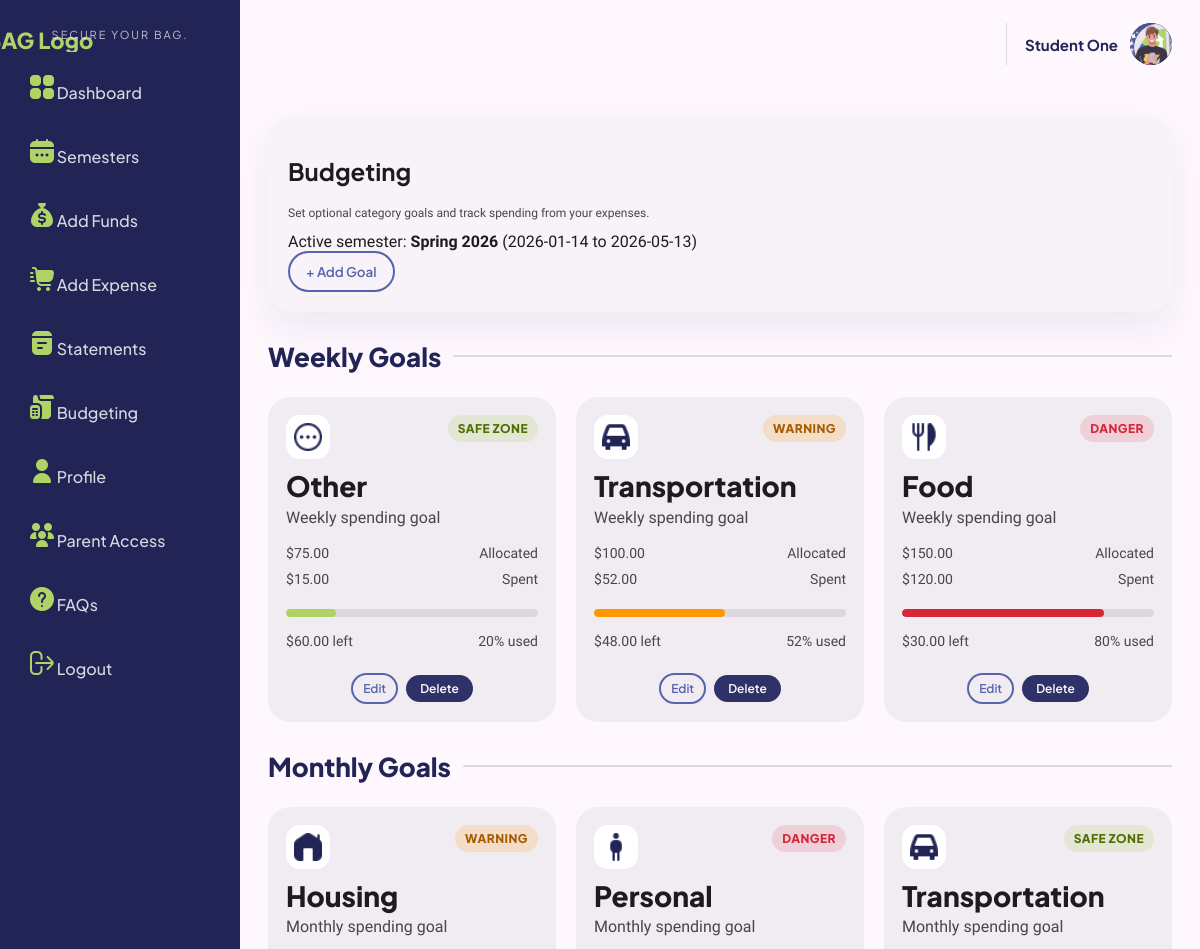
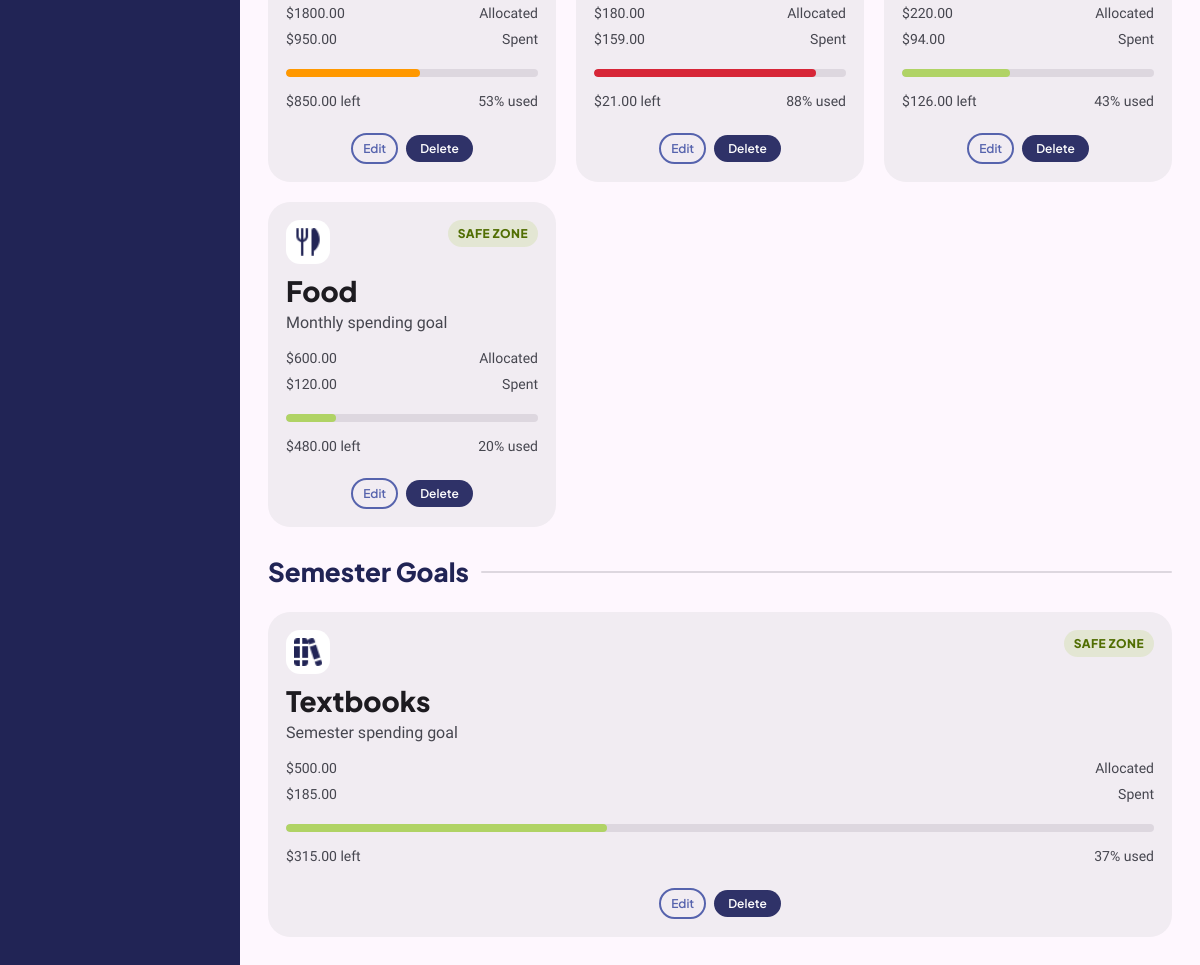
The page /budgeting (signed in) on the database its author committed (2 pictures, top to bottom).
### tables this page shows
CREATE TABLE profiles (
  user_id INTEGER PRIMARY KEY,
  display_name TEXT,
  state TEXT,
  school TEXT,
  student_status TEXT,
  major_program TEXT, 
  profile_image TEXT,
  default_semester_weeks INTEGER NOT NULL DEFAULT 16,
  FOREIGN KEY (user_id) REFERENCES users(id) ON DELETE CASCADE
);

CREATE TABLE semesters (
  id INTEGER PRIMARY KEY AUTOINCREMENT,
  user_id INTEGER NOT NULL,
  name TEXT NOT NULL,
  term TEXT,
  year INTEGER,
  start_date TEXT NOT NULL,
  end_date TEXT NOT NULL,
  weeks INTEGER NOT NULL,
  created_at TEXT NOT NULL DEFAULT (datetime('now')),
  FOREIGN KEY (user_id) REFERENCES users(id) ON DELETE CASCADE
);

CREATE TABLE budget_goals (
  id INTEGER PRIMARY KEY AUTOINCREMENT,
  user_id INTEGER NOT NULL,
  semester_id INTEGER NOT NULL,
  category_id INTEGER NOT NULL,
  duration TEXT NOT NULL CHECK (duration IN ('weekly', 'monthly', 'semester')),
  goal_cents INTEGER NOT NULL CHECK (goal_cents > 0),
  start_date TEXT NOT NULL,
  end_date TEXT NOT NULL,
  is_active INTEGER NOT NULL DEFAULT 1,
  created_at TEXT NOT NULL DEFAULT (datetime('now')),
  updated_at TEXT NOT NULL DEFAULT (datetime('now')),
  FOREIGN KEY (user_id) REFERENCES users(id) ON DELETE CASCADE,
  FOREIGN KEY (semester_id) REFERENCES semesters(id) ON DELETE CASCADE,
  FOREIGN KEY (category_id) REFERENCES categories(id) ON DELETE CASCADE
);

CREATE TABLE categories (
  id INTEGER PRIMARY KEY AUTOINCREMENT,
  user_id INTEGER NOT NULL,
  name TEXT NOT NULL,
  created_at TEXT NOT NULL DEFAULT (datetime('now')),
  UNIQUE(user_id, name),
  FOREIGN KEY (user_id) REFERENCES users(id) ON DELETE CASCADE
);

### app/routes/categories.py (the view, shortened to what this page needs)
@bp.route("/budgeting", methods=["GET", "POST"])
@login_required
def categories():
    db = get_db()
    uid = current_user_id()
    sid = active_semester_id()
    ensure_default_categories(db, uid)
    semester = None
    if sid is not None:
        semester = db.execute(
            """
            SELECT *
            FROM semesters
            WHERE id = ? AND user_id = ?
            """,
            (sid, uid),
        ).fetchone()
    categories = db.execute(
        """
        SELECT id, name
        FROM categories
        WHERE user_id = ?
        ORDER BY
          CASE name
            WHEN 'Food' THEN 1
            WHEN 'Health' THEN 2
            WHEN 'Housing' THEN 3
            WHEN 'Other' THEN 4
            WHEN 'Personal' THEN 5
            WHEN 'School Supplies' THEN 6
            WHEN 'Textbooks' THEN 7
            WHEN 'Transportation' THEN 8
            ELSE 99
          END,
          name ASC
        """,
        (uid,),
    ).fetchall()
    goals_raw = db.execute(
        """
        SELECT
            bg.id,
            bg.duration,
            bg.goal_cents,
            bg.start_date,
            bg.end_date,
            c.name AS category_name,
            c.id AS category_id,
            COALESCE(SUM(t.amount_cents), 0) AS spent_cents
        FROM budget_goals bg
        JOIN categories c
          ON c.id = bg.category_id
        LEFT JOIN transactions t
        ON t.user_id = bg.user_id
        AND t.semester_id = bg.semester_id
        AND t.category_id = bg.category_id
        AND t.type = 'expense'
        AND date(t.date) BETWEEN date(bg.start_date) AND date(bg.end_date)
        WHERE bg.user_id = ?
          AND bg.semester_id = ?
          AND bg.is_active = 1
        GROUP BY
            bg.id,
            bg.duration,
            bg.goal_cents,
            bg.start_date,
            bg.end_date,
            c.name,
            c.id
        ORDER BY bg.created_at DESC, bg.id DESC
        """,
        (uid, sid or -1),
    ).fetchall()
    goals = []
    for g in goals_raw:
        goal_cents = g["goal_cents"] or 0
        spent_cents = g["spent_cents"] or 0
        remaining_cents = max(goal_cents - spent_cents, 0)
        over_cents = max(spent_cents - goal_cents, 0)
        percent = 0
        if goal_cents > 0:
            percent = round((spent_cents / goal_cents) * 100)
        if percent <= 50:
            status = "SAFE ZONE"
            status_class = "safe"
        elif percent <= 70:
            status = "WARNING"
            status_class = "warning"
        else:
            status = "DANGER"
            status_class = "danger"
        category_name = (g["category_name"] or "").strip().lower()
        icon_file = {
            "food": "foodicon.png",
            "health": "healthicon.png",
            "housing": "housingicon.png",
            "other": "othericon.png",
            "personal": "personalicon.png",
            "school supplies": "suppliesicon.png",
            "textbooks": "booksicon.png",
            "transportation": "transportationicon.png",
        }.get(category_name, "othericon.png")
        subtitle_map = {
            "weekly": "Weekly spending goal",
            "monthly": "Monthly spending goal",
            "semester": "Semester spending goal",
        }
        goals.append(
            {
                "id": g["id"],
                "category_id": g["category_id"],
                "category_name": g["category_name"],
                "duration": g["duration"].title(),
                "duration_value": g["duration"],
                "goal_cents": goal_cents,
                "goal_amount": f"{goal_cents / 100:.2f}",
                "spent_cents": spent_cents,
                "remaining_cents": remaining_cents,
                "over_cents": over_cents,
                "percent": min(percent, 100),
                "status": status,
                "status_class": status_class,
                "start_date": g["start_date"],
                "end_date": g["end_date"],
                "icon_file": icon_file,
                "subtitle": subtitle_map.get(g["duration"], "Spending goal"),
            }
        )
    goals_by_duration = {
        "weekly": [],
        "monthly": [],
        "semester": [],
    }
    for goal in goals:
        goals_by_duration[goal["duration"].lower()].append(goal)
    return render_template(
        "categories.html",
        categories=categories,
        goals=goals,
        goals_by_duration=goals_by_duration,
        semester=semester,
        active_semester_id=sid,
    )

### app/templates/categories.html (shortened to what this page needs)
{% extends "base.html" %}
{% block extra_css %}
<link rel="stylesheet" href="{{ url_for('static', filename='css/categoriesstyle.css') }}">
{% endblock %}
{% block content %}
<div class="budgeting-page">
  <div class="budgeting-header card">
    <div>
      <h2>Budgeting</h2>
      <p class="hint">
        Set optional category goals and track spending from your expenses.
      </p>
      {% if semester %}
        <div class="budgeting-semester-pill">
          Active semester:
          <strong>{{ semester.name }}</strong>
          <span class="budgeting-semester-dates">
            ({{ semester.start_date }} to {{ semester.end_date }})
          </span>
        </div>
      {% else %}
        <div class="budgeting-warning">
          No active semester selected. Please choose one before creating goals.
        </div>
      {% endif %}
    </div>
    <div class="budgeting-header-actions">
      <button type="button" class="btn secondary" onclick="openCreateGoalForm()">
        + Add Goal
      </button>
    </div>
  </div>
  {% if goals %}
    {% set sections = [
      ("Weekly Goals", goals_by_duration.weekly),
      ("Monthly Goals", goals_by_duration.monthly),
      ("Semester Goals", goals_by_duration.semester)
    ] %}
    {% for section_title, section_goals in sections %}
      {% if section_goals %}
        <section class="budget-goal-section">
          <div class="budget-goal-section-header">
            <h3>{{ section_title }}</h3>
            <div class="section-line"></div>
          </div>
          <div class="budget-goals-grid">
            {% for goal in section_goals %}
              <div class="budget-goal-tile">
                <div class="budget-goal-top">
                  <div class="budget-goal-icon">
                    <img
                      src="{{ url_for('static', filename='images/icons/' ~ (goal.icon_file or 'othericon.png')) }}"
                      alt="{{ goal.category_name }}">
                  </div>
                  <div class="budget-goal-status {{ goal.status_class }}">
                    {{ goal.status }}
                  </div>
                </div>
                <div class="budget-goal-name">{{ goal.category_name }}</div>
                <div class="budget-goal-subtitle">{{ goal.subtitle }}</div>
                <div class="budget-goal-meta-row">
                  <span>${{ "%.2f"|format(goal.goal_cents / 100) }}</span>
                  <span>Allocated</span>
                </div>
                <div class="budget-goal-meta-row">
                  <span>${{ "%.2f"|format(goal.spent_cents / 100) }}</span>
                  <span>Spent</span>
                </div>
                <div class="budget-progress">
                  <div
                    class="budget-progress-bar {{ goal.status_class }}"
                    style="width: {{ goal.percent }}%;">
                  </div>
                </div>
                <div class="budget-goal-meta-row budget-goal-bottom-row">
                  <span>
                    {% if goal.over_cents > 0 %}
                      Over by ${{ "%.2f"|format(goal.over_cents / 100) }}
                    {% else %}
                      ${{ "%.2f"|format(goal.remaining_cents / 100) }} left
                    {% endif %}
                  </span>
                  <span>{{ goal.percent }}% used</span>
                </div>
                <div class="budget-goal-actions">
                  <button
                    type="button"
                    class="btn secondary small"
                    onclick="openEditGoalForm(
                      '{{ goal.id }}',
                      '{{ goal.category_id }}',
                      '{{ goal.duration_value }}',
                      '{{ goal.goal_amount }}'
                    )">
                    Edit
                  </button>
                  <form method="post" onsubmit="return confirm('Delete this budget goal?');">
                    <button class="btn delete-blue small" type="submit">
  Delete
</button>
                  </form>
                </div>
              </div>
            {% endfor %}
          </div>
        </section>
      {% endif %}
    {% endfor %}
  {% endif %}
</div>
{% endblock %}

### app/templates/base.html (shortened to what this page needs)
<!doctype html>
<html lang="en">
<head>
  <link rel="stylesheet" href="{{ url_for('static', filename='css/style.css') }}">
  {% block extra_css %}{% endblock %}
</head>
<body>
  <div class="app-shell">
    {% if session.get('user_id') %}
    <aside class="sidebar">
      <div class="sidebar-brand">
        <a href="{{ url_for('home.welcome') }}" class="logo">
          <img src="{{ url_for('static', filename='images/logos/BagLogoNewCorner.png') }}" alt="BAG Logo" class="sidebar-logo">
        </a>
        <div class="sidebar-tagline">SECURE YOUR BAG.</div>
      </div>
      <nav class="sidebar-nav">
  {% if session.get('user_role') == 'student' %}
    <a href="{{ url_for('dashboard.dashboard') }}" class="nav-link">
      <img src="{{ url_for('static', filename='images/icons/dashboardicon.png') }}" class="nav-icon">
      <span>Dashboard</span>
    </a>
    <a href="{{ url_for('semesters.semesters') }}" class="nav-link">
      <img src="{{ url_for('static', filename='images/icons/calendaricon.png') }}" class="nav-icon">
      <span>Semesters</span>
    </a>
    <a href="{{ url_for('aid.aid_new') }}" class="nav-link">
      <img src="{{ url_for('static', filename='images/icons/fundsicon.png') }}" class="nav-icon">
      <span>Add Funds</span>
    </a>
    <a href="{{ url_for('transactions.transaction_new') }}" class="nav-link">
      <img src="{{ url_for('static', filename='images/icons/expenseicon.png') }}" class="nav-icon">
      <span>Add Expense</span>
    </a>
    <a href="{{ url_for('statements.statements') }}" class="nav-link">
      <img src="{{ url_for('static', filename='images/icons/statementsicon.png') }}" class="nav-icon">
      <span>Statements</span>
    </a>
    <a href="{{ url_for('categories.categories') }}" class="nav-link">
      <img src="{{ url_for('static', filename='images/icons/budgetingicon.png') }}" class="nav-icon">
      <span>Budgeting</span>
    </a>
    <a href="{{ url_for('profile.profile') }}" class="nav-link">
      <img src="{{ url_for('static', filename='images/icons/profileicon.png') }}" class="nav-icon">
      <span>Profile</span>
    </a>
    <a href="{{ url_for('parent_access.parent_access') }}" class="nav-link">
      <img src="{{ url_for('static', filename='images/icons/parentaccessicon.png') }}" class="nav-icon">
      <span>Parent Access</span>
    </a>
    <a href="{{ url_for('faqs.faqs') }}" class="nav-link">
      <img src="{{ url_for('static', filename='images/icons/supporticon.png') }}" class="nav-icon">
      <span>FAQs</span>
    </a>
  {% endif %}
  <a href="{{ url_for('auth.logout') }}" class="nav-link">
    <img src="{{ url_for('static', filename='images/icons/logouticon.png') }}" class="nav-icon">
    <span>Logout</span>
  </a>
</nav>
    </aside>
    {% endif %}
    <div class="app-main">
      <header class="topbar">
        {% if session.get('user_id') %}
        <div class="topbar-right">
  <div class="topbar-user">
    <div class="topbar-user-text">
      <div class="topbar-user-name">
        {% if session.get('user_role') == 'parent' %}
          Parent Portal
        {% else %}
          {{ nav_display_name }}
        {% endif %}
      </div>
    </div>
    {% if session.get('user_role') == 'parent' %}
      <div class="topbar-avatar topbar-avatar-image">
        <img src="{{ url_for('static', filename='images/logos/baglogo.png') }}" alt="BAG Logo">
      </div>
    {% elif nav_profile_image %}
      <div class="topbar-avatar topbar-avatar-image">
        <img src="{{ nav_profile_image }}" alt="Profile photo">
      </div>
    {% else %}
      <div class="topbar-avatar">{{ nav_avatar_letter }}</div>
    {% endif %}
  </div>
</div>
{% endif %}
</header>
      <main class="page-content">
        {% block content %}{% endblock %}
      </main>
    </div>
  </div>
</body>
</html>

### rows shown on the page
profiles: display_name "Student One"
semesters: name "Spring 2026", start_date "2026-01-14", end_date "2026-05-13"
budget_goals: shows a picture, status "SAFE ZONE", category_name "Other", subtitle "Weekly spending goal", goal.goal_cents/100 "75.00", spent_cents "15.00", remaining_cents "60.00", percent "20"
budget_goals: status "WARNING", category_name "Transportation", subtitle "Weekly spending goal", goal.goal_cents/100 "100.00", spent_cents "52.00", remaining_cents "48.00", percent "52"
budget_goals: status "DANGER", category_name "Food", subtitle "Weekly spending goal", goal.goal_cents/100 "150.00", spent_cents "120.00", remaining_cents "30.00", percent "80"
budget_goals: shows a picture, status "WARNING", category_name "Housing", subtitle "Monthly spending goal", goal.goal_cents/100 "1800.00", spent_cents "950.00", remaining_cents "850.00", percent "53"
budget_goals: shows a picture, status "DANGER", category_name "Personal", subtitle "Monthly spending goal", goal.goal_cents/100 "180.00", spent_cents "159.00", remaining_cents "21.00", percent "88"
budget_goals: status "SAFE ZONE", category_name "Transportation", subtitle "Monthly spending goal", goal.goal_cents/100 "220.00", spent_cents "94.00", remaining_cents "126.00", percent "43"
budget_goals: status "SAFE ZONE", category_name "Food", subtitle "Monthly spending goal", goal.goal_cents/100 "600.00", spent_cents "120.00", remaining_cents "480.00", percent "20"
budget_goals: shows a picture, status "SAFE ZONE", category_name "Textbooks", subtitle "Semester spending goal", goal.goal_cents/100 "500.00", spent_cents "185.00", remaining_cents "315.00", percent "37"

### other values the page prints
{{ section_title }} "Weekly Goals" "Monthly Goals" "Semester Goals"
